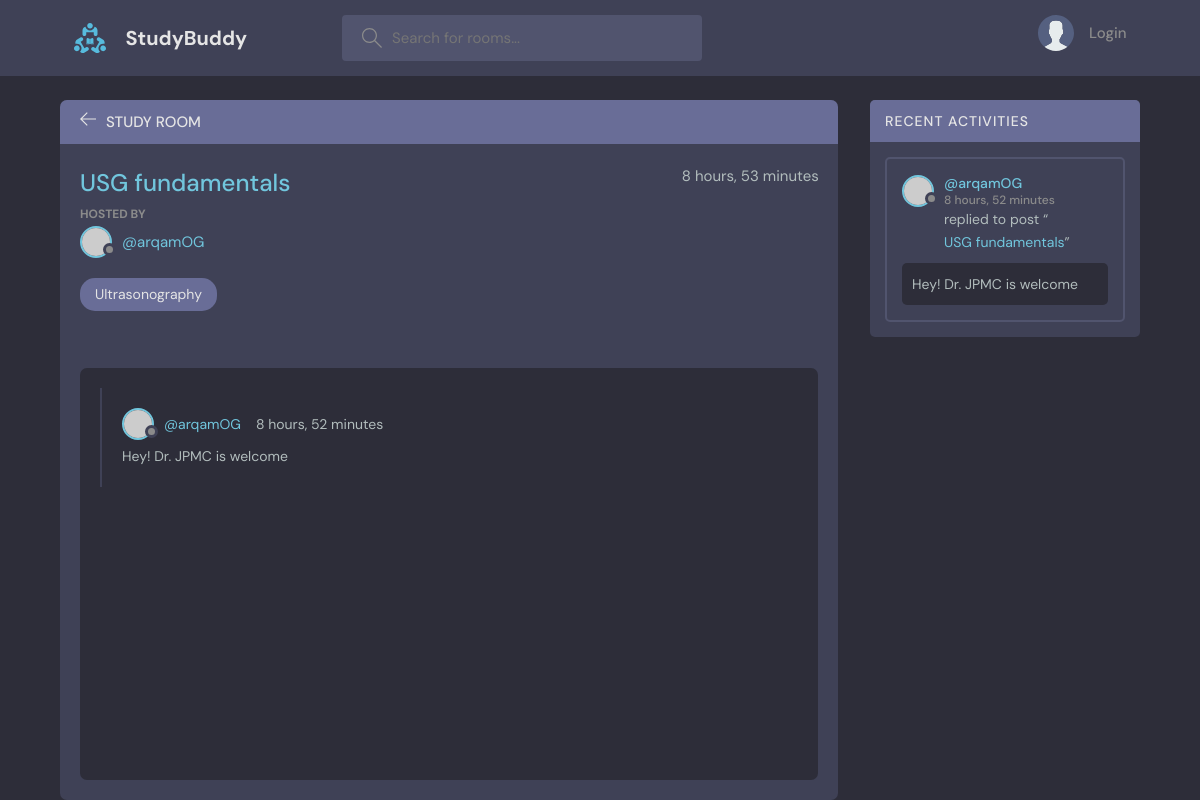
The app's page /room/7 with its own data.
### base/models.py (models this page shows, shortened)
class Room(models.Model):
    host = models.ForeignKey(User, on_delete=models.SET_NULL, null=True)
    topic = models.ForeignKey(
        Topic, on_delete=models.SET_NULL, null=True, blank=True)
    name = models.CharField(max_length=200)
    description = models.TextField(null=True, blank=True)
    participants = models.ManyToManyField(User, related_name="participants", blank=True)
    updated = models.DateTimeField(auto_now=True)
    created = models.DateTimeField(auto_now_add=True)
    class Meta:
          ordering = ['-updated', '-created']

class Topic(models.Model):
    name = models.CharField(max_length=200)
    def __str__(self):
        return self.name

class Message(models.Model):
    user = models.ForeignKey(User, on_delete=models.CASCADE)
    room = models.ForeignKey(Room, on_delete=models.CASCADE)
    body = models.TextField()
    updated = models.DateTimeField(auto_now=True)
    created = models.DateTimeField(auto_now_add=True)
    class Meta:
        ordering = ['-updated', '-created']
    def __str__(self):
        return self.body[:25] + ('...' if len(self.body) > 50 else '')

### base/views.py (the view, shortened to what this page needs)
# urls.py: path('room/<str:pk>', views.room, name='room'),
def room(request, pk):
    room_ = Room.objects.get(id=pk)
    participants = room_.participants.all()
    comments = room_.message_set.all()
    context = {'room': room_, 'comments': comments,
               'participants': participants}
    return render(request, 'base/room.html', context)

### base/templates/base/room.html (shortened to what this page needs)
{% extends 'main.html' %} {% block content %} {% load static %}
<main class="profile-page layout layout--2">
  <div class="container">
    <div class="room">
      <div class="room__top">
        <div class="room__topLeft">
          <a href="{{request.META.HTTP_REFERER}}">
            <svg
              version="1.1"
              xmlns="http://www.w3.org/2000/svg"
              width="32"
              height="32"
              viewBox="0 0 32 32"
            >
              <title>arrow-left</title>
              <path
                d="M13.723 2.286l-13.723 13.714 13.719 13.714 1.616-1.611-10.96-10.96h27.625v-2.286h-27.625l10.965-10.965-1.616-1.607z"
              ></path>
            </svg>
          </a>
          <h3>Study Room</h3>
        </div>
      </div>
      <div class="room__box scroll">
        <div class="room__header scroll">
          <div class="room__info">
            <h3>{{room.name}}</h3>
            <span>{{room.created|timesince}}</span>
          </div>
          <div class="room__hosted">
            <p>Hosted By</p>
            <a href="{% url 'user-profile' room.host.id %}" class="room__author">
              <div class="avatar avatar--small">
                <img src="https://randomuser.me/api/portraits/men/37.jpg" />
              </div>
              <span>@{{room.host.username}}</span>
            </a>
          </div>
          <span class="room__topics">{{room.topic}}</span>
        </div>
        <div class="room__conversation">
          <div class="threads scroll">
            {% for comment in comments %}
            <div class="thread">
              <div class="thread__top">
                <div class="thread__author">
                  <a href="{% url 'user-profile' comment.user.id %}" class="thread__authorInfo">
                    <div class="avatar avatar--small">
                      <img
                        src="https://randomuser.me/api/portraits/men/37.jpg"
                      />
                    </div>
                    <span>@{{comment.user.username}}</span>
                  </a>
                  <span class="thread__date">{{comment.created|timesince}}</span>
                </div>
              </div>
              <div class="thread__details">
                {{comment.body}}
              </div>
            </div>
            {% endfor %}
          </div>
        </div>
      </div>
    </div>
    {% include 'base/activity_component.html' %}
  </div>
</main>
{% endblock content %}

### base/templates/base/activity_component.html (shortened to what this page needs)
<div class="activities">
  <div class="activities__header">
    <h2>Recent Activities</h2>
  </div>
  {% for comment in comments %}
  <div class="activities__box">
    <div class="activities__boxHeader roomListRoom__header">
      <a
        href="{% url 'user-profile' comment.user.id %}"
        class="roomListRoom__author"
      >
        <div class="avatar avatar--small">
          <img src="https://randomuser.me/api/portraits/women/11.jpg" />
        </div>
        <p>
          @{{comment.user.username}}
          <span>{{comment.created|timesince}}</span>
        </p>
      </a>
    </div>
    <div class="activities__boxContent">
      <p>
        replied to post “<a href="{% url 'room' comment.room.id %}"
          >{{comment.room.name}}</a
        >”
      </p>
      <div class="activities__boxRoomContent">{{comment}}</div>
    </div>
  </div>
  {% endfor %}
</div>

### records on screen
Room: name "USG fundamentals", created "8 hours, 53 minutes", host.username "arqamOG", topic "Ultrasonography"
Message: user.username "arqamOG", created "8 hours, 52 minutes", body "Hey! Dr. JPMC is welcome", room.name "USG fundamentals"
